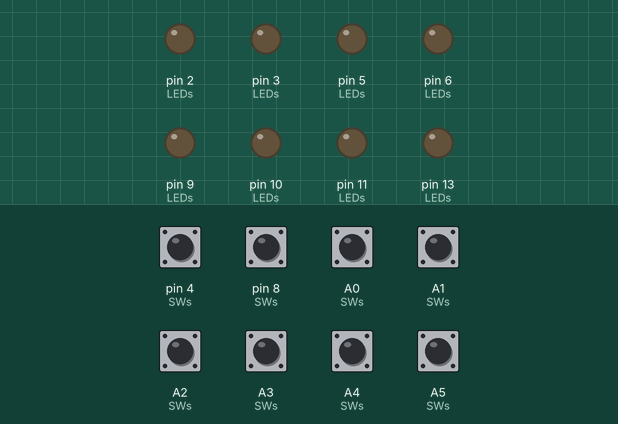
This sketch was run on a simulated Arduino Uno, built with avr-gcc and run on an emulated ATmega328P. Parts: output pins drawn as LEDs (lit = HIGH). The inputs (shaded band) are chosen by the test bench; at power-on: A0 (SWs), A1 (SWs), A2 (SWs), A3 (SWs), A4 (SWs), A5 (SWs), pin 4 (SWs), pin 8 (SWs) HIGH.

Above: at 1.2 s.
1.3 s: pin 4 (SWs) pulled LOW for 0.25 s
At 1.5 s:
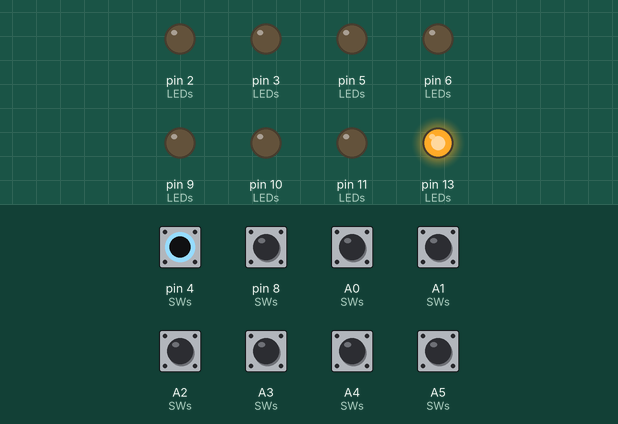
3.1 s: pin 8 (SWs) pulled LOW for 0.25 s
At 3.3 s:
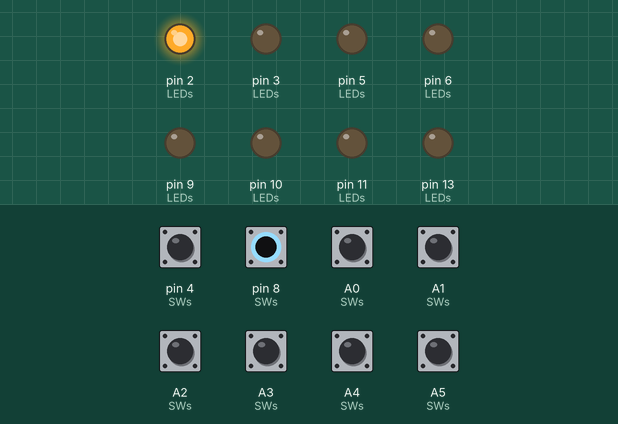
4.9 s: A0 (SWs) pulled LOW for 0.25 s
At 5.1 s:
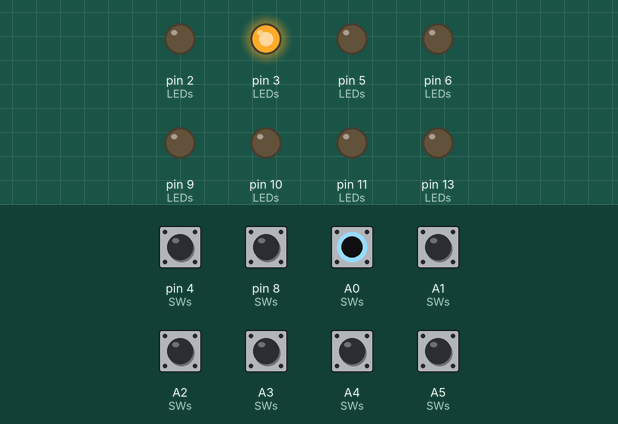
6.7 s: A1 (SWs) pulled LOW for 0.25 s
At 6.9 s:
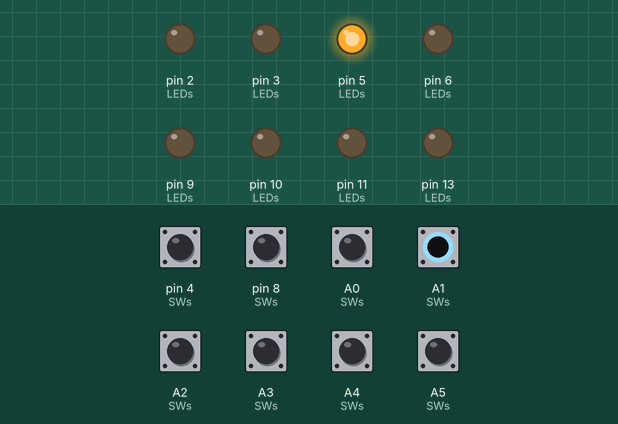
8.5 s: A2 (SWs) pulled LOW for 0.25 s
At 8.7 s:
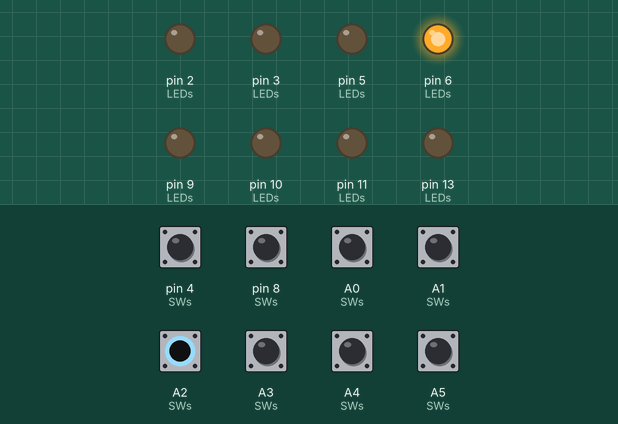
10.3 s: A3 (SWs) pulled LOW for 0.25 s
At 10.5 s:
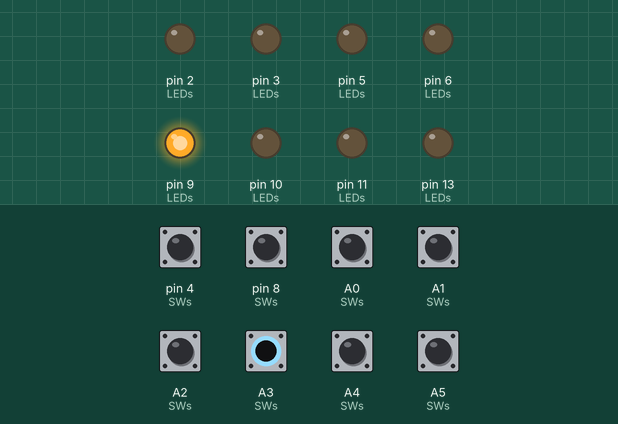
Timing chart, 0 to 13.1 s (numbered marks = the images above; inputs shaded):
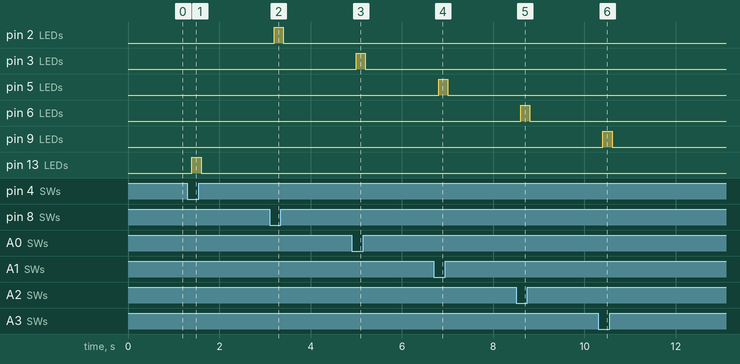

The sketch:

SwTest.ino
```cpp
const int SW0 = A0;
const int SW1 = A1;
const int SW2 = A2;
const int SW3 = A3;
const int SW4 = A4;
const int SW5 = A5;
const int SW6 = 4;
const int SW7 = 8;

const int LED0 = 3;
const int LED1 = 5;
const int LED2 = 6;
const int LED3 = 9;
const int LED4 = 10;
const int LED5 = 11;
const int LED6 = 13;
const int LED7 = 2;

const int SWs[] = { SW0, SW1, SW2, SW3, SW4, SW5, SW6, SW7 };
const int LEDs[] = { LED0, LED1, LED2, LED3, LED4, LED5, LED6, LED7 };

// the setup function runs once when you press reset or power the board
void setup() {
  for (int i = 0; i < 8; ++i) {
    pinMode(SWs[i], INPUT_PULLUP);
  }
  for (int i = 0; i < 8; ++i) {
    pinMode(LEDs[i], OUTPUT);
  }
}

// the loop function runs over and over again forever
void loop() {
  for (int i = 0; i < 8; ++i) {
    int sw = digitalRead(SWs[i]);
    if (!sw) {
      digitalWrite(LEDs[i], HIGH);
    }
    else {
      digitalWrite(LEDs[i], LOW);
    }
  }
  delay(200);
}
```

Measured:
- after the input at 1.3 s, pin 13 (LEDs): LOW → HIGH after 0.10 s, → LOW 0.20 s later
- after the input at 3.1 s, pin 2 (LEDs): LOW → HIGH after 0.10 s, → LOW 0.20 s later
- after the input at 4.9 s, pin 3 (LEDs): LOW → HIGH after 0.10 s, → LOW 0.20 s later
- after the input at 6.7 s, pin 5 (LEDs): LOW → HIGH after 0.10 s, → LOW 0.20 s later
- after the input at 8.5 s, pin 6 (LEDs): LOW → HIGH after 0.10 s, → LOW 0.20 s later
- after the input at 10.3 s, pin 9 (LEDs): LOW → HIGH after 0.10 s, → LOW 0.20 s later
